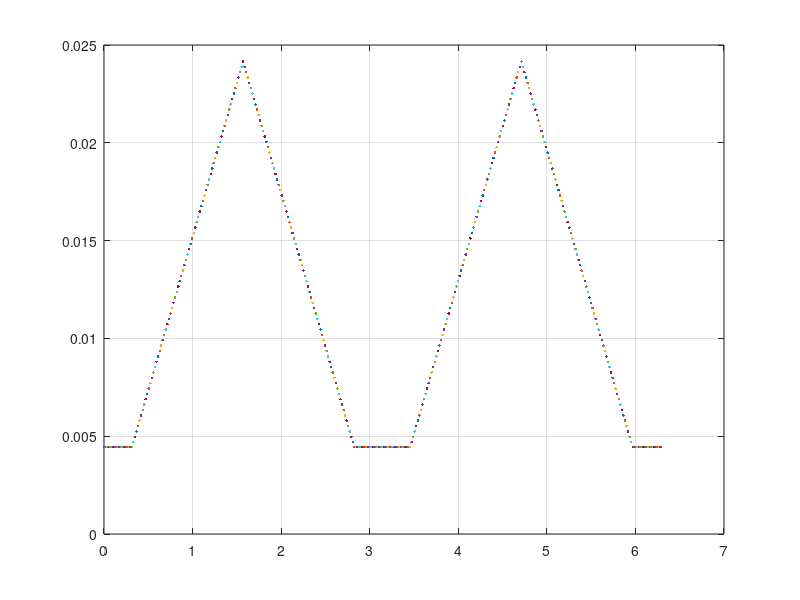
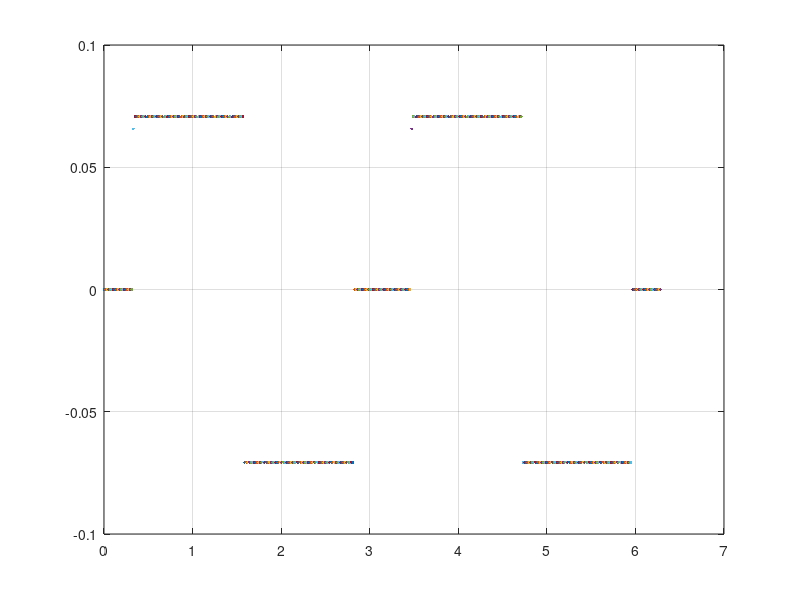

Source code (MATLAB) for these figures, in order:

close all
clear all
clc
%Constants
u=4*pi*10^-7                                                                            %Permeability of air
N=250                                                                                     %Number of turns
i=3                                                                                          % Amplitude of current
h=20*10^-3                                                                               %Depth of machine
alpha = fix(asind(7.5/12.5))                                                        % Rotor position angle that provides lowest inductance
beta = fix(acosd(7.5/12.5))                                                         % Rotor position angle that provides highest inductance
L_old=0.044

%Assumption: Core is lossless and no fringing

for xteta=(90 - beta)/2 : 1 : 360+(90 - beta)/2                               %Loop that calculates reluctance, inductance and torque for every single degree 
                                                                                               %(90 - beta)/2 is to shift to align rotor horizontally
    teta = mod(xteta,180)                                                            %Rotor has rotational symmetry of 180º
    
 
if teta < (90 - beta)                                                                      % Lowest  inductance
    r=10*10^-3                                                                              % Diameter of surface for larger air-gap
    g=2.5*10^-3                                                                            % Length of air-gap
    angle = ((2*alpha)*2*pi)/360                                                      % Represents surface angle that flux flows through to rotor, constant
    R=(2*g)/(u*h*(r+0.5*g)*angle)                                                    % Reluctance, constant since all the parameters are constant that reluctance rely on
    L=N^2/R                                                                                 %Inductance
    T= 0                                                                                       %It can also be calculated, but not necessary since inductance is constant
    L_old = L                                                                                %Keeps the old inductance value to calculate derivative of inductance, but needs initial value
    
elseif teta >= (90 - beta) & teta <=  (90 - beta)+(2*alpha)                % Increasing  inductance
    r=12*10^-3                                                                              % Diameter of surface for smaller air-gap
    g=0.5*10^-3                                                                            % Length of air-gap
    angle = ((teta - (90 - beta))*2*pi)/360                                         % Surface angle that flux flows through for smaller air-gap
    R=(2*g)/(u*h*(r+0.5*g)*angle)                                                    % Reluctance for smaller air-gap
    L=N^2/R                                                                                 % Inductance for smaller air-gap
    r=10*10^-3                                                                              % Diameter of surface for larger air-gap
    g=2.5*10^-3                                                                             % Length of air-gap
    angle1 = 1.29-angle                                                                 % Surface angle that flux flows through for larger air-gap (1.29 = angle expression of  rotor width)
    R1=(2*g)/(u*h*(r+0.5*g)*angle1)                                                 % Reluctance for larger air-gap
    L1=N^2/R1                                                                              % Inductance for larger air-gap                  
    L= L + L1                                                                                %Total inductance
    T= 0.5*i^2*(L - L_old)*(360/(2*pi))                                               %Torque calculation, (inductance change at each degree)
    L_old = L                                                                                 % Keeps the last inductance value for next derivation
    
else                                                                                            % Decreasing  inductance
    r=12*10^-3                                                                               % Diameter of surface for smaller air-gap
    g=0.5*10^-3                                                                             % Length of air-gap
    angle = ((180 - teta)*2*pi)/360                                                    % Surface angle that flux flows through for smaller air-gap
    R=(2*g)/(u*h*(r+0.5*g)*angle)                                                     % Reluctance for smaller air-gap
    L=N^2/R                                                                                  % Inductance for smaller air-gap
    r=10*10^-3                                                                               % Diameter of surface for larger air-gap
    g=2.5*10^-3                                                                             % Length of air-gap
    angle1 = 1.29-angle                                                                  % Surface angle that flux flows through for larger air-gap (1.29 = angle expression of  rotor width)
    R1=(2*g)/(u*h*(r+0.5*g)*angle1)                                                 % Reluctance for larger air-gap
    L1=N^2/R1                                                                               % Inductance for larger air-gap     
    L= L + L1                                                                                %Total inductance
    T= 0.5*i^2*(L - L_old)*(360/(2*pi))                                               %Torque calculation, (inductance change at each degree)
    L_old = L                                                                                  % Keeps the last inductance value for next derivation

end

figure(1)                                                                                       %
plot(((xteta-(90 - beta)/2)*2*pi)/360,L,'.')                                           % (90 - beta)/2 is to shift to align rotor horizontally
grid                                                                                             %
hold on

figure(2)                                                                                       %
plot(((xteta-(90 - beta)/2)*2*pi)/360,T,'.')                                           % (90 - beta)/2 is to shift to align rotor horizontally
grid                                                                                             %
hold on
end
